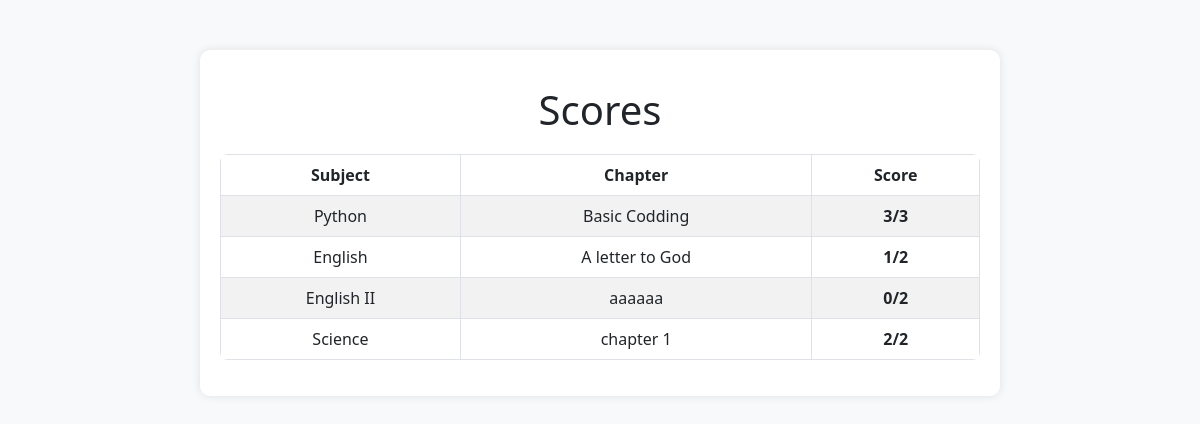
Page /scores (signed in) on the committed database.
### app.py (models this page shows)
class Score(db.Model):
    quiz_id = db.Column(db.Integer, db.ForeignKey('quiz.id'), nullable=False)
    id = db.Column(db.Integer,primary_key = True)
    time_taken = db.Column(db.Time, nullable = False)
    user_id = db.Column(db.Integer, db.ForeignKey('user.id'), nullable=False)
    complete = db.Column(db.Integer, nullable = False)
    total_score = db.Column(db.Integer, nullable = False)
    user = db.relationship('User', back_populates = 'scores')
    quizees = db.relationship('Quiz', back_populates = 'scores')

class Subject(db.Model):
    id = db.Column(db.Integer, primary_key=True)
    subject_name = db.Column(db.String(80), nullable=False)
    description = db.Column(db.String(120), nullable = False)
    chapters = db.relationship('Chapter', back_populates = 'subject', cascade='all, delete')

class Chapter(db.Model):
    id = db.Column(db.Integer, primary_key=True)
    subject_id = db.Column(db.Integer, db.ForeignKey('subject.id'), nullable = False)
    description = db.Column(db.String(120), nullable = False)
    chapter_name = db.Column(db.String(80), nullable=False)
    subject = db.relationship('Subject', back_populates = 'chapters')
    quiz = db.relationship('Quiz', back_populates = 'chapter', cascade='all,delete')

### app.py (the view)
@app.route('/scores', methods=['GET','POST'])
def scores():
    if session.get('username') is None:
        return redirect(url_for('login'))
    scores=Score.query.filter_by(user_id=session.get('user_id')).all()
    return render_template('scores.html', scores=scores)

### templates/scores.html (shortened to what this page needs)
<!DOCTYPE html>
<html lang="en">
<head>
    <link href="https://cdn.jsdelivr.net/npm/bootstrap@5.3.0/dist/css/bootstrap.min.css" rel="stylesheet">
</head>
<body>
    <div class="container">
        <h1 class="mt-3">Scores</h1>
        <table class="table table-bordered table-striped text-center">
            <thead>
                <tr>
                    <th scope="col">Subject</th>
                    <th scope="col">Chapter</th>
                    <th scope="col">Score</th>
                </tr>
            </thead>
            <tbody>
                {% for score in scores %}
                <tr>
                    <td>{{ score.quizees.chapter.subject.subject_name }}</td>
                    <td>{{ score.quizees.chapter.chapter_name }}</td>
                    <td><strong>{{ score.total_score }}/{{ score.quizees.questions | length }}</strong></td>
                </tr>
                {% endfor %}
            </tbody>
        </table>
    </div>
</body>
</html>

### templates/scores.html (style rules this page uses)
body { background-color: #f8f9fa; }
.container { max-width: 800px; background: #fff; padding: 20px; border-radius: 10px; box-shadow: 0px 0px 10px rgba(0, 0, 0, 0.1); margin-top: 50px; }
h1 { text-align: center; margin-bottom: 20px; }
.table { background: #fff; border-radius: 8px; overflow: hidden; }
th { background-color: #007bff; color: white; }

### rows in the picture
Score: quizees.chapter.subject.subject_name "Python", quizees.chapter.chapter_name "Basic Codding", total_score "3", quizees.questions|length "3"
Score: quizees.chapter.subject.subject_name "English", quizees.chapter.chapter_name "A letter to God", total_score "1", quizees.questions|length "2"
Score: quizees.chapter.subject.subject_name "English II", quizees.chapter.chapter_name "aaaaaa", total_score "0", quizees.questions|length "2"
Score: quizees.chapter.subject.subject_name "Science", quizees.chapter.chapter_name "chapter 1", total_score "2", quizees.questions|length "2"
